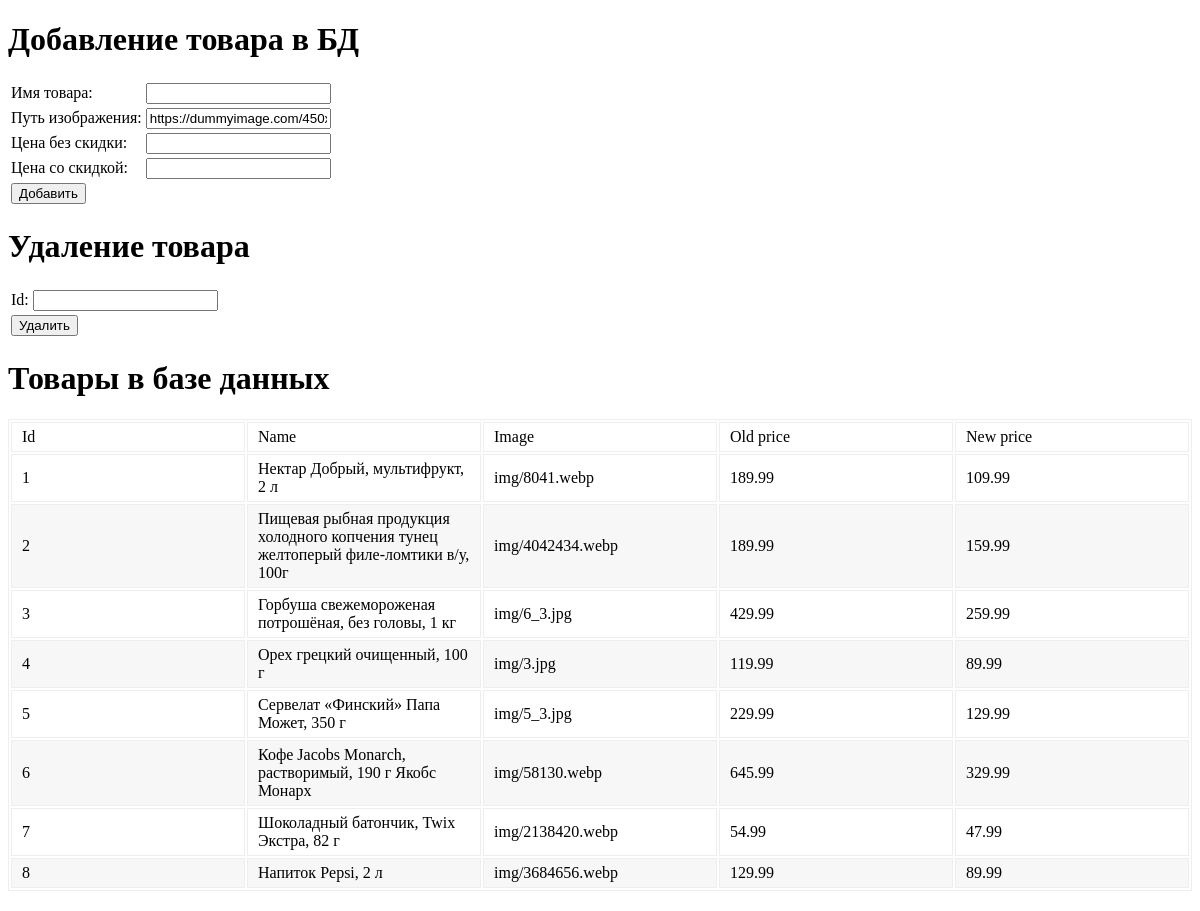
The app's page /admin.php with its own data.
### tables this page shows
CREATE TABLE `products` (
  `id` int NOT NULL,
  `name` varchar(255) NOT NULL,
  `image` varchar(255) NOT NULL DEFAULT 'https://dummyimage.com/450x300/dee2e6/6c757d.jpg',
  `oldprice` double NOT NULL,
  `newprice` double NOT NULL
);

### admin.php (the view, shortened to what this page needs)
<!doctype html>
<html lang="ru">
<head>
  <link rel="stylesheet" type="text/css" href="css/master.css">
</head>
<body>
  <?php
    $host = 'localhost';
    $user = 'root';
    $pass = '';
    $db_name = 'shop';
    $link = mysqli_connect($host, $user, $pass, $db_name);
  ?>
<div>
<div>
  <h1>Добавление товара в БД</h1>
  <form action="" method="post">
    <table>
      <tr>
        <td>Имя товара:</td>
        <td><input type="text" name="name"></td>
      </tr>
      <tr>
        <td>Путь изображения:</td>
        <td><input type="text" name="image" value="https://dummyimage.com/450x300/dee2e6/6c757d.jpg"></td>
      </tr>
      <tr>
        <td>Цена без скидки:</td>
        <td><input type="text" name="oldprice"></td>
      </tr>
      <tr>
        <td>Цена со скидкой:</td>
        <td><input type="text" name="newprice"></td>
      </tr>
      <tr>
        <td colspan="2"><input type="submit" value="Добавить"></td>
      </tr>
    </table>
  </form>
</div>
<div>
  <h1>Удаление товара</h1>
  <form action="" method="post">
    <table>
      <tr>
        <td>Id:</td>
        <td><input type="text" name="id"></td>
      </tr>
      <tr>
        <td colspan="2"><input type="submit" value="Удалить"></td>
      </tr>
    </table>
  </form>
</div>
<h1>Товары в базе данных</h1>
<table class='tabl'>
        <thead>
            <tr>
                <td>Id</td>
                <td>Name</td>
                <td>Image</td>
                <td>Old price</td>
                <td>New price</td>
            </tr>
        </thead>
        <tbody>
        <?php
            $result = mysqli_query($link,"SELECT * FROM `products`");
            while($row = mysqli_fetch_assoc($result)) {
            ?>
                <tr>
                    <td><?php echo $row['id']?></td>
                    <td><?php echo $row['name']?></td>
                    <td><?php echo $row['image']?></td>
                    <td><?php echo $row['oldprice']?></td>
                    <td><?php echo $row['newprice']?></td>
                </tr>
            <?php
            }
            ?>
            </tbody>
            </table>
</div>
</body>
</html>

### css/master.css (style rules this page uses)
table.tabl { border: 1px solid #eee; table-layout: fixed; width: 100%; margin-bottom: 20px; }
table.tabl td { padding: 5px 10px; border: 1px solid #eee; text-align: left; }
table.tabl tbody tr:nth-child(odd) { background: #fff; }
table.tabl tbody tr:nth-child(even) { background: #F7F7F7; }

### records on screen
products: id "1", name "Нектар Добрый, мультифрукт, 2 л", image "img/8041.webp", oldprice "189.99", newprice "109.99"
products: id "2", name "Пищевая рыбная продукция холодного копчения тунец желтоперый филе-ломтики в/у, 100г", image "img/4042434.webp", oldprice "189.99", newprice "159.99"
products: id "3", name "Горбуша свежемороженая потрошёная, без головы, 1 кг", image "img/6_3.jpg", oldprice "429.99", newprice "259.99"
products: id "4", name "Орех грецкий очищенный, 100 г", image "img/3.jpg", oldprice "119.99", newprice "89.99"
products: id "5", name "Сервелат «Финский» Папа Может, 350 г", image "img/5_3.jpg", oldprice "229.99", newprice "129.99"
products: id "6", name "Кофе Jacobs Monarсh, растворимый, 190 г Якобс Монарх", image "img/58130.webp", oldprice "645.99", newprice "329.99"
products: id "7", name "Шоколадный батончик, Twix Экстра, 82 г", image "img/2138420.webp", oldprice "54.99", newprice "47.99"
products: id "8", name "Напиток Pepsi, 2 л", image "img/3684656.webp", oldprice "129.99", newprice "89.99"
